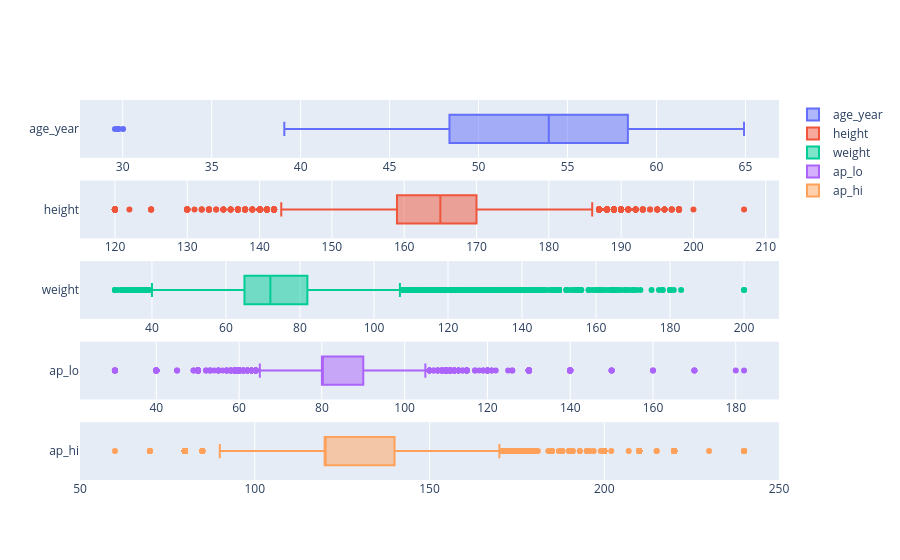

Notebook cell for this chart:
### Markdown cell above
## 4. Preparar os dados para os algoritmos

> TODO (Gabriel).

### Code cell
df_cardio = pd.read_csv(DATA_DIR / "cardio_train.csv", index_col=0)
df_cardio["age_year"] = (df_cardio["age"]/365.25)
df_cardio = df_cardio.drop(columns=["id","age"])

df_cardio_unique = df_cardio.drop_duplicates()
df_cardio_corrigido = df_cardio_unique.copy()

negativos = (df_cardio_corrigido["ap_hi"] < 0) | (df_cardio_corrigido["ap_lo"] < 0)
df_cardio_corrigido.loc[negativos, ["ap_hi", "ap_lo"]] = df_cardio_corrigido.loc[negativos, ["ap_hi", "ap_lo"]].abs() 
ap_hi_abaixo = df_cardio_corrigido["ap_hi"].between(1,29)
df_cardio_corrigido.loc[ap_hi_abaixo, "ap_hi"] = df_cardio_corrigido.loc[ap_hi_abaixo, "ap_hi"]*10

ap_lo_acima = df_cardio_corrigido["ap_lo"].between(301, 3000)
df_cardio_corrigido.loc[ap_lo_acima, "ap_lo"] = df_cardio_corrigido.loc[ap_lo_acima, "ap_lo"]//10

trocadas = df_cardio_corrigido["ap_lo"] > df_cardio_corrigido["ap_hi"]
df_cardio_corrigido.loc[trocadas, ["ap_lo", "ap_hi"]] = df_cardio_corrigido.loc[trocadas, ["ap_hi","ap_lo"]].values

limites_ap_hi = ~df_cardio_corrigido["ap_hi"].between(60,250)
df_cardio_corrigido = df_cardio_corrigido[~limites_ap_hi]

limites_ap_lo = ~df_cardio_corrigido["ap_lo"].between(30,200)
df_cardio_corrigido = df_cardio_corrigido[~limites_ap_lo] 

limites_height = ~df_cardio_corrigido["height"].between(120,220)
df_cardio_corrigido = df_cardio_corrigido[~limites_height]

limites_weight = ~df_cardio_corrigido["weight"].between(30,200)
df_cardio_corrigido = df_cardio_corrigido[~limites_weight]

regras = {
    "pressão negativa ou zero": (df_cardio_corrigido["ap_hi"] <= 0) | (df_cardio_corrigido["ap_lo"] <= 0),
    "ap_hi fora de 60–250": ~df_cardio_corrigido["ap_hi"].between(60, 250),
    "ap_lo fora de 30–200": ~df_cardio_corrigido["ap_lo"].between(30, 200),
    "ap_lo maior que ap_hi": df_cardio_corrigido["ap_lo"] > df_cardio_corrigido["ap_hi"],
    "altura fora de 120–220 cm": ~df_cardio_corrigido["height"].between(120, 220),
    "peso fora de 30–200 kg": ~df_cardio_corrigido["weight"].between(30, 200),
}

display(pd.DataFrame({
    "Linhas": {nome: mascara.sum() for nome, mascara in regras.items()},
    "% do dataset": {nome: round(mascara.mean() * 100, 2) for nome, mascara in regras.items()},
}))

outliers_irreais = pd.concat(regras, axis=1).any(axis=1)
display(f"Linhas que alguma regra descartaria: {outliers_irreais.sum()} ({outliers_irreais.mean():.2%})")


colunas_numericas = ["age_year", "height", "weight", "ap_lo", "ap_hi"]
fig = make_subplots(rows=len(colunas_numericas), cols= 1)
cnt = 1

for col in colunas_numericas:
    fig.add_trace(go.Box(x=df_cardio_corrigido[col], name=col), row=cnt, col=1)
    cnt+=1

fig.show()

df_cardio_corrigido.shape

### Figure 1 — Plotly figure (JSON) as saved in the notebook; plotly's stock layout.template omitted (floating-point values rounded to 4 significant figures; data arrays with more than 128 entries replaced by an {"elided": "..."} marker saying what was removed)
{"data": [{"name": "age_year", "type": "box", "x": {"elided": "69806 float values"}, "xaxis": "x", "yaxis": "y"}, {"name": "height", "type": "box", "x": {"elided": "69806 int values"}, "xaxis": "x2", "yaxis": "y2"}, {"name": "weight", "type": "box", "x": {"elided": "69806 float values"}, "xaxis": "x3", "yaxis": "y3"}, {"name": "ap_lo", "type": "box", "x": {"elided": "69806 int values"}, "xaxis": "x4", "yaxis": "y4"}, {"name": "ap_hi", "type": "box", "x": {"elided": "69806 int values"}, "xaxis": "x5", "yaxis": "y5"}], "layout": {"xaxis": {"anchor": "y", "domain": [0, 1]}, "xaxis2": {"anchor": "y2", "domain": [0, 1]}, "xaxis3": {"anchor": "y3", "domain": [0, 1]}, "xaxis4": {"anchor": "y4", "domain": [0, 1]}, "xaxis5": {"anchor": "y5", "domain": [0, 1]}, "yaxis": {"anchor": "x", "domain": [0.848, 1]}, "yaxis2": {"anchor": "x2", "domain": [0.636, 0.788]}, "yaxis3": {"anchor": "x3", "domain": [0.424, 0.576]}, "yaxis4": {"anchor": "x4", "domain": [0.212, 0.364]}, "yaxis5": {"anchor": "x5", "domain": [0, 0.152]}}}
